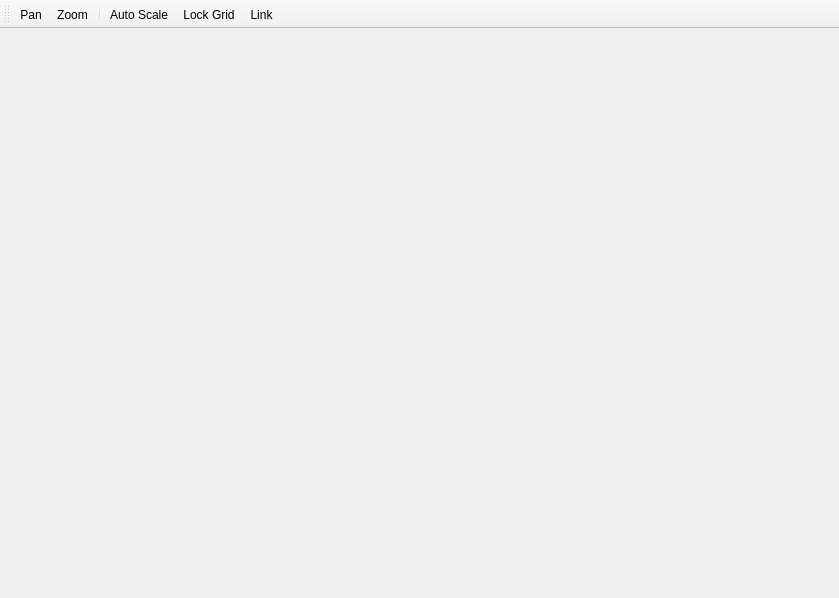
<?xml version="1.0" encoding="UTF-8"?>
<ui version="4.0">
 <class>ChartWindow</class>
 <widget class="QMainWindow" name="ChartWindow">
  <property name="geometry">
   <rect>
    <x>0</x>
    <y>0</y>
    <width>839</width>
    <height>598</height>
   </rect>
  </property>
  <property name="contextMenuPolicy">
   <enum>Qt::NoContextMenu</enum>
  </property>
  <property name="windowTitle">
   <string>Chart - Spire</string>
  </property>
  <property name="windowIcon">
   <iconset resource="../../LegacyResources/LegacyResources.qrc">
    <normaloff>:/icons/chart_line.png</normaloff>:/icons/chart_line.png</iconset>
  </property>
  <widget class="QWidget" name="m_centralWidget">
   <layout class="QGridLayout" name="gridLayout">
    <property name="leftMargin">
     <number>0</number>
    </property>
    <property name="topMargin">
     <number>0</number>
    </property>
    <property name="rightMargin">
     <number>0</number>
    </property>
    <property name="bottomMargin">
     <number>0</number>
    </property>
    <property name="spacing">
     <number>0</number>
    </property>
    <item row="0" column="0">
     <widget class="Spire::LegacyUI::ScalableScrollBar" name="m_verticalScrollBar" native="true">
      <property name="sizePolicy">
       <sizepolicy hsizetype="Fixed" vsizetype="Minimum">
        <horstretch>0</horstretch>
        <verstretch>0</verstretch>
       </sizepolicy>
      </property>
      <property name="minimumSize">
       <size>
        <width>0</width>
        <height>0</height>
       </size>
      </property>
      <property name="maximumSize">
       <size>
        <width>16777215</width>
        <height>16777215</height>
       </size>
      </property>
     </widget>
    </item>
    <item row="0" column="1">
     <widget class="Spire::ChartPlotView" name="m_chart" native="true">
      <property name="focusPolicy">
       <enum>Qt::ClickFocus</enum>
      </property>
     </widget>
    </item>
    <item row="1" column="1">
     <widget class="Spire::LegacyUI::ScalableScrollBar" name="m_horizontalScrollBar" native="true">
      <property name="sizePolicy">
       <sizepolicy hsizetype="Minimum" vsizetype="Fixed">
        <horstretch>0</horstretch>
        <verstretch>0</verstretch>
       </sizepolicy>
      </property>
      <property name="minimumSize">
       <size>
        <width>0</width>
        <height>0</height>
       </size>
      </property>
      <property name="maximumSize">
       <size>
        <width>16777215</width>
        <height>16777215</height>
       </size>
      </property>
     </widget>
    </item>
   </layout>
  </widget>
  <widget class="QMenuBar" name="m_menuBar">
   <property name="geometry">
    <rect>
     <x>0</x>
     <y>0</y>
     <width>839</width>
     <height>18</height>
    </rect>
   </property>
  </widget>
  <widget class="QToolBar" name="m_toolBar">
   <property name="contextMenuPolicy">
    <enum>Qt::DefaultContextMenu</enum>
   </property>
   <property name="windowTitle">
    <string>toolBar</string>
   </property>
   <property name="allowedAreas">
    <set>Qt::BottomToolBarArea|Qt::TopToolBarArea</set>
   </property>
   <property name="iconSize">
    <size>
     <width>24</width>
     <height>24</height>
    </size>
   </property>
   <property name="floatable">
    <bool>false</bool>
   </property>
   <attribute name="toolBarArea">
    <enum>TopToolBarArea</enum>
   </attribute>
   <attribute name="toolBarBreak">
    <bool>false</bool>
   </attribute>
   <addaction name="m_panAction"/>
   <addaction name="m_zoomAction"/>
   <addaction name="separator"/>
   <addaction name="m_autoScaleAction"/>
   <addaction name="m_lockGridAction"/>
   <addaction name="m_linkAction"/>
  </widget>
  <action name="m_panAction">
   <property name="checkable">
    <bool>true</bool>
   </property>
   <property name="icon">
    <iconset resource="../../LegacyResources/LegacyResources.qrc">
     <normaloff>:/icons/pan_view.png</normaloff>:/icons/pan_view.png</iconset>
   </property>
   <property name="text">
    <string>Pan</string>
   </property>
   <property name="shortcut">
    <string>Ctrl+P</string>
   </property>
  </action>
  <action name="m_zoomAction">
   <property name="checkable">
    <bool>true</bool>
   </property>
   <property name="icon">
    <iconset resource="../../LegacyResources/LegacyResources.qrc">
     <normaloff>:/icons/magnifying_glass.png</normaloff>:/icons/magnifying_glass.png</iconset>
   </property>
   <property name="text">
    <string>Zoom</string>
   </property>
   <property name="toolTip">
    <string>Zoom In/Out</string>
   </property>
   <property name="shortcut">
    <string>Ctrl+Z</string>
   </property>
  </action>
  <action name="m_autoScaleAction">
   <property name="checkable">
    <bool>true</bool>
   </property>
   <property name="icon">
    <iconset resource="../../LegacyResources/LegacyResources.qrc">
     <normaloff>:/icons/fit_to_size.png</normaloff>:/icons/fit_to_size.png</iconset>
   </property>
   <property name="text">
    <string>Auto Scale</string>
   </property>
   <property name="toolTip">
    <string>Enable Auto-Scaling</string>
   </property>
   <property name="shortcut">
    <string>Ctrl+S</string>
   </property>
  </action>
  <action name="m_lockGridAction">
   <property name="checkable">
    <bool>true</bool>
   </property>
   <property name="icon">
    <iconset resource="../../LegacyResources/LegacyResources.qrc">
     <normaloff>:/icons/lock_view.png</normaloff>:/icons/lock_view.png</iconset>
   </property>
   <property name="text">
    <string>Lock Grid</string>
   </property>
   <property name="toolTip">
    <string>Locks the grid.</string>
   </property>
   <property name="shortcut">
    <string>Ctrl+L</string>
   </property>
  </action>
  <action name="m_linkAction">
   <property name="icon">
    <iconset resource="../../LegacyResources/LegacyResources.qrc">
     <normaloff>:/icons/link.png</normaloff>:/icons/link.png</iconset>
   </property>
   <property name="text">
    <string>Link</string>
   </property>
   <property name="toolTip">
    <string>Link to another window.</string>
   </property>
  </action>
 </widget>
 <customwidgets>
  <customwidget>
   <class>Spire::ChartPlotView</class>
   <extends>QWidget</extends>
   <header>Spire/Charting/ChartPlotView.hpp</header>
   <container>1</container>
  </customwidget>
  <customwidget>
   <class>Spire::LegacyUI::ScalableScrollBar</class>
   <extends>QWidget</extends>
   <header>Spire/LegacyUI/ScalableScrollBar.hpp</header>
   <container>1</container>
  </customwidget>
 </customwidgets>
 <resources>
  <include location="../../LegacyResources/LegacyResources.qrc"/>
 </resources>
 <connections/>
</ui>
